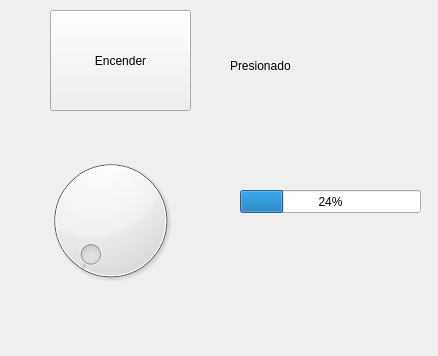
<?xml version="1.0" encoding="UTF-8"?>
<ui version="4.0">
 <class>MainWindow</class>
 <widget class="QMainWindow" name="MainWindow">
  <property name="geometry">
   <rect>
    <x>0</x>
    <y>0</y>
    <width>438</width>
    <height>356</height>
   </rect>
  </property>
  <property name="windowTitle">
   <string>MainWindow</string>
  </property>
  <widget class="QWidget" name="centralwidget">
   <widget class="QPushButton" name="pushButton">
    <property name="geometry">
     <rect>
      <x>50</x>
      <y>10</y>
      <width>141</width>
      <height>101</height>
     </rect>
    </property>
    <property name="text">
     <string>Encender</string>
    </property>
   </widget>
   <widget class="QLabel" name="label">
    <property name="geometry">
     <rect>
      <x>230</x>
      <y>40</y>
      <width>171</width>
      <height>51</height>
     </rect>
    </property>
    <property name="text">
     <string>Presionado</string>
    </property>
   </widget>
   <widget class="QDial" name="dial">
    <property name="geometry">
     <rect>
      <x>40</x>
      <y>140</y>
      <width>141</width>
      <height>161</height>
     </rect>
    </property>
    <property name="maximum">
     <number>100</number>
    </property>
   </widget>
   <widget class="QProgressBar" name="progressBar">
    <property name="geometry">
     <rect>
      <x>240</x>
      <y>190</y>
      <width>181</width>
      <height>23</height>
     </rect>
    </property>
    <property name="value">
     <number>24</number>
    </property>
   </widget>
  </widget>
 </widget>
 <resources/>
 <connections/>
</ui>
